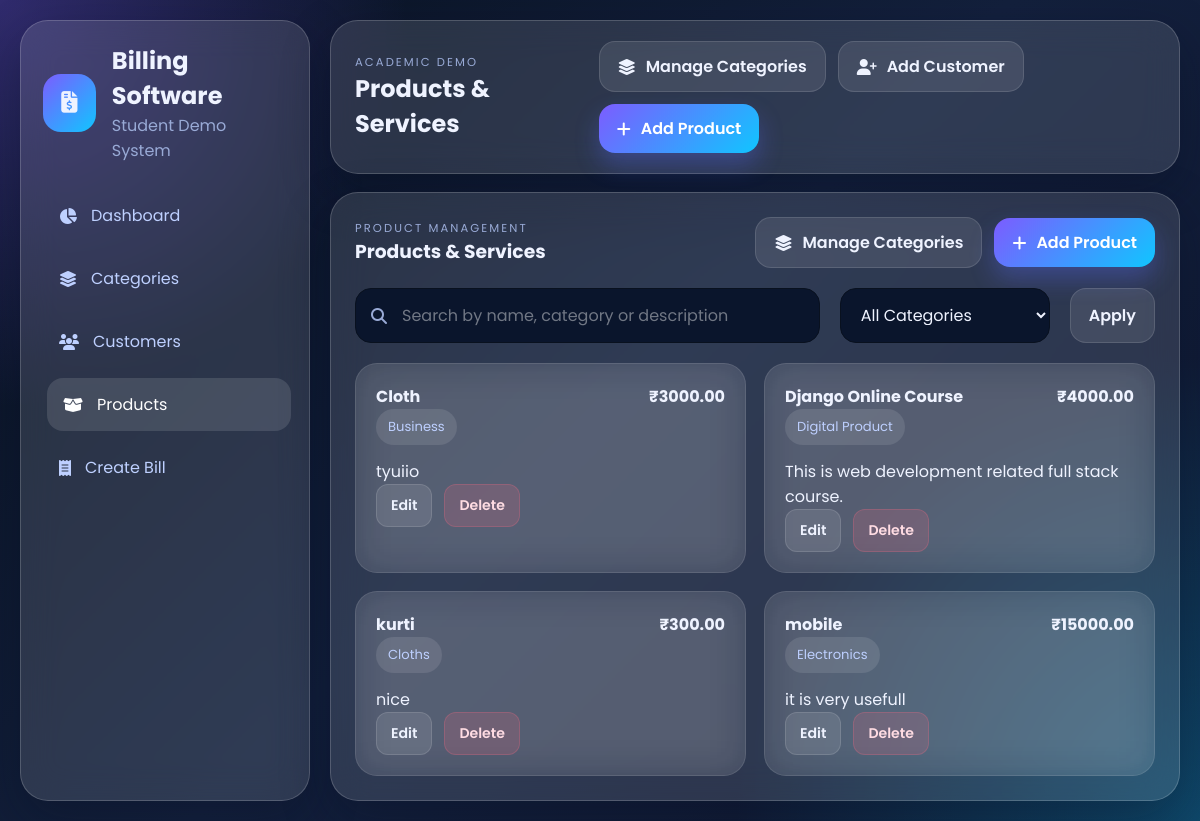
Screenshot of /products/ with the database file from the repository.
### billing/models.py (models this page shows, shortened)
class Product(models.Model):
    name = models.CharField(max_length=120)
    category = models.ForeignKey(Category, on_delete=PROTECT, related_name="products")
    price = models.DecimalField(max_digits=10, decimal_places=2)
    description = models.TextField(blank=True)
    created_at = models.DateTimeField(auto_now_add=True)
    class Meta:
        ordering = ["name"]

class Category(models.Model):
    name = models.CharField(max_length=100, unique=True)
    created_at = models.DateTimeField(auto_now_add=True)
    class Meta:
        ordering = ["name"]
        verbose_name_plural = "Categories"

### billing/views.py (the view)
# urls.py: path("products/", views.products, name="products"),
def products(request):
    query = request.GET.get("q", "").strip()
    category = request.GET.get("category", "").strip()
    product_list = Product.objects.select_related("category").all()
    category_list = Category.objects.all()
    if query:
        product_list = product_list.filter(
            Q(name__icontains=query)
            | Q(description__icontains=query)
            | Q(category__name__icontains=query)
        )
    if category:
        product_list = product_list.filter(category_id=category)
    context = {
        "page_title": "Products & Services",
        "products": product_list,
        "query": query,
        "selected_category": category,
        "categories": category_list,
    }
    return render(request, "billing/products.html", context)

### billing/context_processors.py (called while the page is built)
def sidebar_categories(request):
    return {
        "sidebar_categories": Category.objects.all()[:8],
    }

### billing/templates/billing/products.html (shortened to what this page needs)
{% extends 'billing/base.html' %}
{% block content %}
<section class="glass-panel panel-card">
    <div class="section-title responsive-row">
        <div>
            <p class="eyebrow">Product management</p>
            <h3>Products & Services</h3>
        </div>
        <div class="topbar-actions">
            <a href="{% url 'billing:categories' %}" class="btn btn-light">
                <i class="fa-solid fa-layer-group"></i>
                <span>Manage Categories</span>
            </a>
            <a href="{% url 'billing:add_product' %}" class="btn btn-primary">
                <i class="fa-solid fa-plus"></i>
                <span>Add Product</span>
            </a>
        </div>
    </div>
    <form method="get" class="toolbar-grid split-toolbar">
        <div class="search-box">
            <i class="fa-solid fa-magnifying-glass"></i>
            <input type="text" name="q" value="{{ query }}" placeholder="Search by name, category or description">
        </div>
        <select name="category" class="filter-select">
            <option value="">All Categories</option>
        </select>
        <button type="submit" class="btn btn-light">Apply</button>
    </form>
    {% if products %}
        <div class="product-grid">
            {% for product in products %}
                <article class="product-card glass-soft">
                    <div class="product-card-head">
                        <div>
                            <h4>{{ product.name }}</h4>
                            <span class="badge">{{ product.category.name }}</span>
                        </div>
                        <strong>₹{{ product.price }}</strong>
                    </div>
                    <p>{{ product.description|default:'No description added yet.' }}</p>
                    <div class="action-buttons">
                        <a href="{% url 'billing:edit_product' product.id %}" class="btn btn-sm btn-light">Edit</a>
                        <form method="post" action="{% url 'billing:delete_product' product.id %}">
                            <button type="submit" class="btn btn-sm btn-danger" onclick="return confirm('Delete this product?')">Delete</button>
                        </form>
                    </div>
                </article>
            {% endfor %}
        </div>
    {% else %}
        <div class="empty-state">
            <i class="fa-solid fa-box-open"></i>
            <h4>No products found</h4>
            <p>Add products or services to start billing.</p>
        </div>
    {% endif %}
</section>
{% endblock %}

### billing/static/billing/css/style.css (style rules this page uses)
:root { --bg-primary: #09111f; --bg-secondary: #101b33; --panel-bg: rgba(255, 255, 255, 0.12); --panel-border: rgba(255, 255, 255, 0.18); --text-main: #eff3ff; --text-soft: #bed0ff; --text-muted: #99aad6; --accent: #7c5cff; --accent-2: #10c6ff; --success: #24d39b; --danger: #ff6b81; --warning: #ffcb57; --shadow: 0 18px 50px rgba(5, 13, 32, 0.32); --radius-xl: 28px; --radius-lg: 22px; --radius-md: 16px; --radius-sm: 12px; }
* { box-sizing: border-box; }
body { margin: 0; min-height: 100vh; font-family: 'Poppins', sans-serif; color: var(--text-main); background: radial-gradient(circle at top left, rgba(124, 92, 255, 0.35), transparent 28%), radial-gradient(circle at bottom right, rgba(16, 198, 255, 0.28), transparent 32%), linear-gradient(135deg, #081120 0%, #13203d 50%, #0e1730 100%); }
a { color: inherit; text-decoration: none; }
button, input, select, textarea { font: inherit; }
button { cursor: pointer; border: none; }
.sidebar, .topbar, .panel-card, .alert, .hero-banner, .stat-card, .product-card, .info-card, .totals-box, .invoice-note { backdrop-filter: blur(18px); -webkit-backdrop-filter: blur(18px); }
.glass-panel { background: var(--panel-bg); border: 1px solid var(--panel-border); box-shadow: var(--shadow); border-radius: var(--radius-xl); }
.glass-soft { background: rgba(255, 255, 255, 0.08); border: 1px solid rgba(255, 255, 255, 0.1); border-radius: var(--radius-lg); }
.brand h1, .brand p, .section-title h3, .section-title p, .hero-banner h3, .hero-banner p, .topbar h2, .topbar p { margin: 0; }
.brand p, .eyebrow, .muted-text, .table-note, .simple-list-item span, .sidebar-footer p { color: var(--text-muted); }
.eyebrow { text-transform: uppercase; font-size: 0.72rem; letter-spacing: 0.18em; margin-bottom: 6px; }
.category-pills span, .badge { display: inline-flex; align-items: center; padding: 8px 12px; border-radius: 999px; background: rgba(255, 255, 255, 0.1); color: var(--text-soft); font-size: 0.82rem; }
.topbar-actions, .action-buttons, .form-actions, .invoice-actions { display: flex; flex-wrap: wrap; gap: 12px; align-items: center; }
.hero-banner, .panel-card { padding: 24px; }
.content-grid, .form-grid, .toolbar-grid, .invoice-grid, .invoice-footer { display: grid; gap: 20px; }
.section-title { display: flex; justify-content: space-between; align-items: flex-start; gap: 12px; margin-bottom: 20px; }
.responsive-row { align-items: center; }
.workflow-item h4, .workflow-item p, .simple-list-item h4, .simple-list-item p, .list-item-right strong, .list-item-right span, .summary-row span, .summary-row strong, .empty-state h4, .empty-state p, .invoice-note h4, .invoice-note p, .info-card h4, .info-card p, .product-card h4, .product-card p, .product-card strong { margin: 0; }
.btn { display: inline-flex; align-items: center; justify-content: center; gap: 10px; padding: 12px 18px; border-radius: 16px; font-weight: 600; transition: 0.25s ease; }
.btn-primary { background: linear-gradient(135deg, var(--accent), var(--accent-2)); color: #fff; box-shadow: 0 12px 24px rgba(90, 109, 255, 0.32); }
.btn-light { background: rgba(255, 255, 255, 0.1); color: var(--text-main); border: 1px solid rgba(255, 255, 255, 0.12); }
.btn-danger { background: rgba(255, 107, 129, 0.16); color: #ffdce3; border: 1px solid rgba(255, 107, 129, 0.24); }
.btn-sm { padding: 10px 14px; border-radius: 12px; font-size: 0.88rem; }
input, select, textarea { width: 100%; padding: 14px 16px; border-radius: 16px; border: 1px solid #09111f; outline: none; background: #0a152c !important; color: var(--text-main); }
input::placeholder, textarea::placeholder { color: rgba(255, 255, 255, 0.42); }
.search-box { position: relative; }
.search-box i { position: absolute; left: 16px; top: 50%; transform: translateY(-50%); color: var(--text-muted); }
.search-box input { padding-left: 46px; }
.filter-select { min-width: 190px; }
.product-grid { display: grid; grid-template-columns: repeat(3, minmax(0, 1fr)); gap: 18px; }
.product-card { padding: 20px; transition: 0.25s ease; }
.product-card-head { display: flex; justify-content: space-between; align-items: flex-start; gap: 12px; margin-bottom: 14px; }
.toolbar-grid { grid-template-columns: 1fr auto; margin-bottom: 20px; }
.split-toolbar { grid-template-columns: 1fr 210px auto; }
@media (max-width: 1200px) { .stats-grid, .product-grid { grid-template-columns: repeat(2, minmax(0, 1fr)); } }

### rows the page displays
Product: name "Cloth", category.name "Business", price "3000.00", description "tyuiio"
Product: name "Django Online Course", category.name "Digital Product", price "4000.00", description "This is web development related full stack course."
Product: name "kurti", category.name "Cloths", price "300.00", description "nice"
Product: name "mobile", category.name "Electronics", price "15000.00", description "it is very usefull"

### other values shown
{{ page_title|default:"Billing Dashboard" }} "Products & Services"
